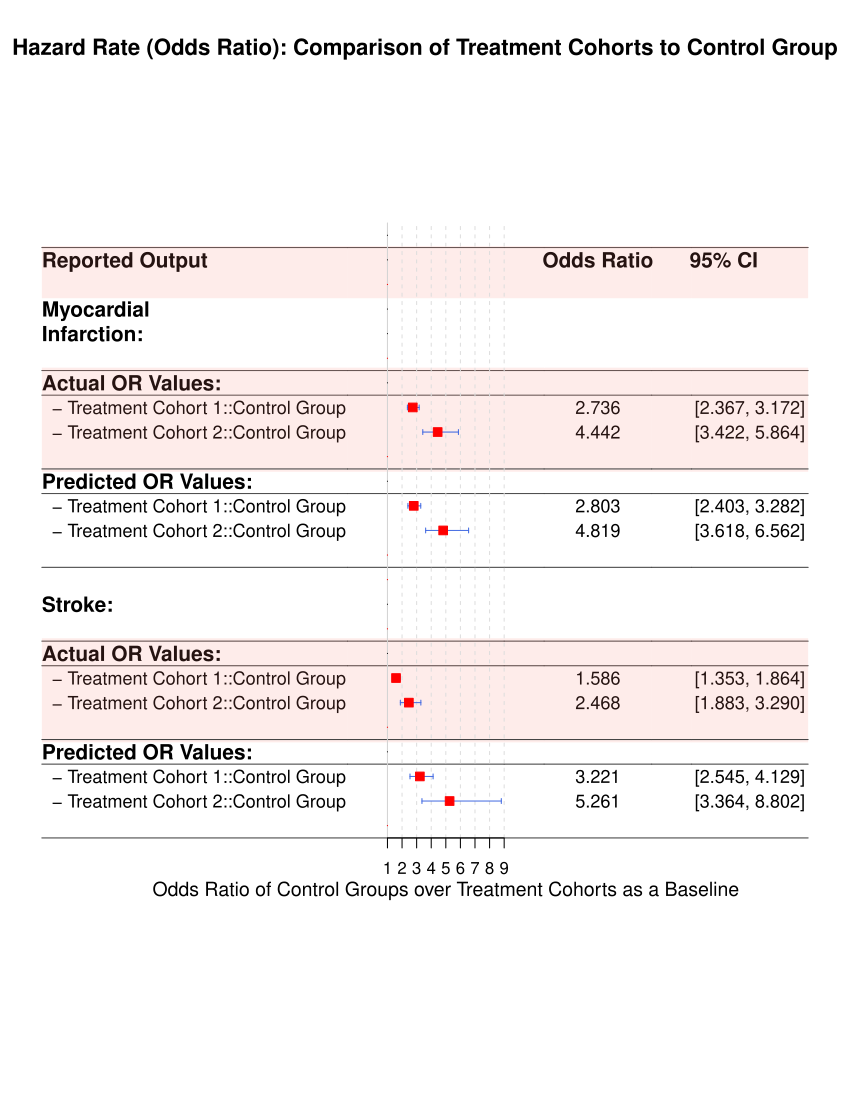

Generate this figure with R:
library(forestplot)

################################
##
## Written by Bob Angell, University of Utah School of Medicine, Biomedical Informatics, 2018
## This code may be freely used if proper attribution is used. 
## 
## Contact Information: bob.angell@utah.edu; angellr@mac.com; mobile: 801-706-2520
##
################################

tabletext6r <-cbind(
  c("", "Reported Output", NA, 
    "Myocardial", "Infarction:", NA, "Actual OR Values:", 
    "  - Treatment Cohort 1::Control Group", "  - Treatment Cohort 2::Control Group", NA,
    "Predicted OR Values:",
    "  - Treatment Cohort 1::Control Group", "  - Treatment Cohort 2::Control Group", NA,
    NA, "Stroke:", NA, "Actual OR Values:", 
    "  - Treatment Cohort 1::Control Group", "  - Treatment Cohort 2::Control Group", NA,
    "Predicted OR Values:", 
    "  - Treatment Cohort 1::Control Group", "  - Treatment Cohort 2::Control Group", NA),
  c("", "Odds Ratio", NA, NA, NA, NA, NA,"2.736","4.442", NA, NA, "2.803","4.819",
    NA, NA, NA, NA, NA, "1.586","2.468", NA, NA, "3.221","5.261", NA),
  c("", "95% CI         ", NA, NA, NA, NA, NA,"[2.367, 3.172]", "[3.422, 5.864]", NA, NA,
    "[2.403, 3.282]", "[3.618, 6.562]", NA, NA, NA, NA, NA, 
    "[1.353, 1.864]", "[1.883, 3.290]", NA, NA, "[2.545, 4.129]", "[3.364, 8.802]", NA))

test_data6r <- data.frame(coef=c(1.0,1.0,1.0,1.0,1.0,1.0,1.0,2.735859,4.441623,1.0,1.0,2.802563,4.818541,1.0,1.0,1.0,1.0,1.0,1.586217,2.468267,1.0,1.0,3.220623,5.260547,1.0),
                          low=c(1.0,1.0,1.0,1.0,1.0,1.0,1.0,2.366774,3.421781,1.0,1.0,2.402648,3.61757,1.0,1.0,1.0,1.0,1.0,1.353498,1.883456,1.0,1.0,2.545073,3.364363,1.0),
                          high=c(1.0,1.0,1.0,1.0,1.0,1.0,1.0,3.172091,5.863719,1.0,1.0,3.281633,6.562495,1.0,1.0,1.0,1.0,1.0,1.863867,3.289665,1.0,1.0,4.128537,8.8023,1.0),
                          boxsize=c(.005,.005,.005,.005,.005,.005,.005,.35,.35,.005,.005,.35,.35,.005,.005,.005,.005,.005,.35,.35,.005,.005,.35,.35,.005))



forestplot(tabletext6r,
           hrzl_lines = list("2" = gpar(col="#444444"),
                             "3" = gpar(lwd=50, lineend="butt", col="salmon", alpha = 0.15),
                             "7" = gpar(col="#444444"),
                             "8" = gpar(col="#444444"),
                             "9" = gpar(lwd=100, lineend="butt", col="salmon", alpha = 0.15),
                             "11" = gpar(col="#444444"),
                             "12" = gpar(col="#444444"),
                             "15" = gpar(col="#444444"),
                             "20" = gpar(lwd=100, lineend="butt", col="salmon", alpha = 0.15),
                             "18" = gpar(col="#444444"),
                             "19" = gpar(col="#444444"),
                             "22" = gpar(col="#444444"),
                             "23" = gpar(col="#444444"),
                             "26" = gpar(col="#444444")),
           test_data6r$coef,
           test_data6r$low,
           test_data6r$high,
           new_page = TRUE,
           is.summary=c(rep(TRUE,2),rep(FALSE,1),rep(TRUE,2),rep(FALSE,1),TRUE,rep(FALSE,3),
                        TRUE,rep(FALSE,4),TRUE,rep(FALSE,1),TRUE,rep(FALSE,3),TRUE,rep(FALSE,3)),
           
           txt_gp=fpTxtGp(label=gpar(cex=1.1),
                          ticks=gpar(cex=1.0),
                          xlab=gpar(cex = 1.2),
                          title=gpar(cex = 1.3)),
           zero = 1,
           cex  = 5,
           col=fpColors(box=c("red", "blue"),
                        line=c("royal blue", "royal blue")),
           grid = TRUE,
           ci.vertices = TRUE,
           graph.pos = 2,
           boxsize = test_data6r$boxsize,
           
           lineheight = unit(7,"mm"),
           title = "Hazard Rate (Odds Ratio): Comparison of Treatment Cohorts to Control Group",
           xlab = "Odds Ratio of Control Groups over Treatment Cohorts as a Baseline"
)
